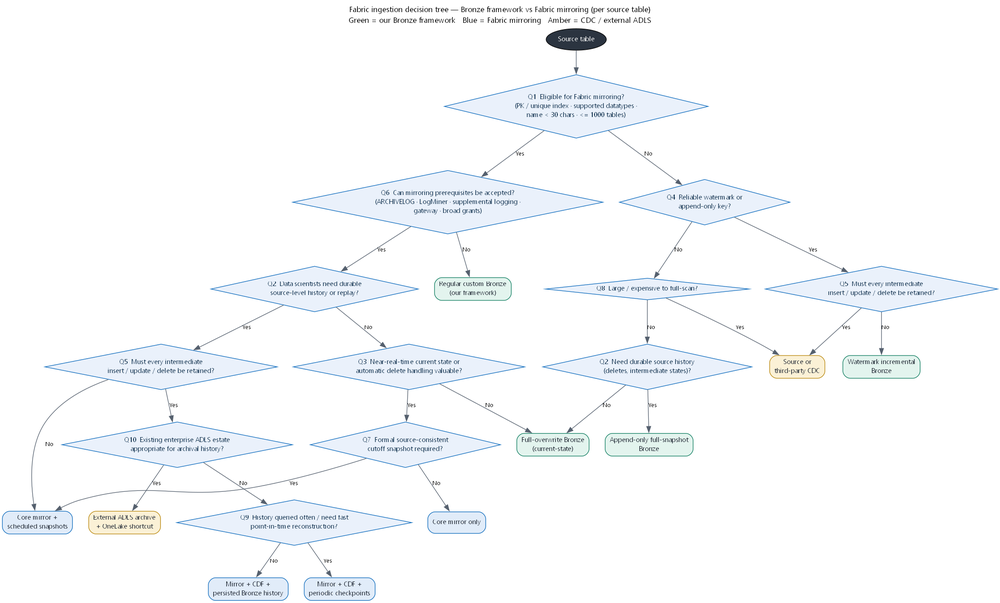
#> input picture milestone-guide/ingestion-bronze-vs-mirroring/fabric_ingestion_decision_tree.png, 1000 x 603 px, shrunk from 2232 x 1345 before the run
$ python -i md_to_docx.py   (imports and definitions only)
#> lines starting #> are read from the running program, lines starting #| are printed output that depends on the picture
"""Generic Markdown -> .docx converter (no pandoc needed). Handles headings, paragraphs with
**bold** / `inline code` / [links](url), bullet lists, fenced code blocks, tables, and rules.

    python md_to_docx.py GOVERNANCE_SECURITY.md   # -> GOVERNANCE_SECURITY.docx
"""
import base64
import io
import re
import sys
from pathlib import Path

from docx import Document
from docx.shared import Pt, RGBColor, Inches
from docx.enum.text import WD_ALIGN_PARAGRAPH

MONO = "Consolas"
# [1 line that did not run here, left out]
# [1 line that did not run here, left out]
MERMAID_INIT = "%%{init: {'theme':'neutral'}}%%\n"
_INLINE = re.compile(r"(\*\*.+?\*\*|`[^`]+`|\[[^\]]+\]\([^)]+\))")


def render_mermaid(src):
    """Render mermaid text -> PNG bytes flattened onto white. Prefer kroki (PNG),
    fall back to mermaid.ink. Returns None if neither is reachable."""
    import requests
    from PIL import Image
    body = MERMAID_INIT + src
    raw = None
    try:
        r = requests.post("https://kroki.io/mermaid/png", json={"diagram_source": body}, timeout=40)
        r.raise_for_status()
        raw = r.content
    except Exception as e:
        print(f"  kroki unavailable ({e}); using mermaid.ink")
        try:
            b = base64.urlsafe_b64encode(body.encode()).decode()
            r = requests.get("https://mermaid.ink/img/" + b, timeout=40)
            r.raise_for_status()
            raw = r.content
        except Exception as e2:
            print(f"  mermaid.ink unavailable ({e2}); leaving diagram as text")
            return None
    img = Image.open(io.BytesIO(raw)).convert("RGBA")
    bg = Image.new("RGBA", img.size, (255, 255, 255, 255))
    flat = Image.alpha_composite(bg, img).convert("RGB")
    buf = io.BytesIO()
    flat.save(buf, "PNG")
    buf.seek(0)
    return buf


# [101 lines left out: functions _runs, _cell, convert, not called in this run]


# [2 lines not run here, left out]

>>> import cv2
>>> picture = cv2.imread('../../milestone-guide/ingestion-bronze-vs-mirroring/fabric_ingestion_decision_tree.png', cv2.IMREAD_GRAYSCALE)
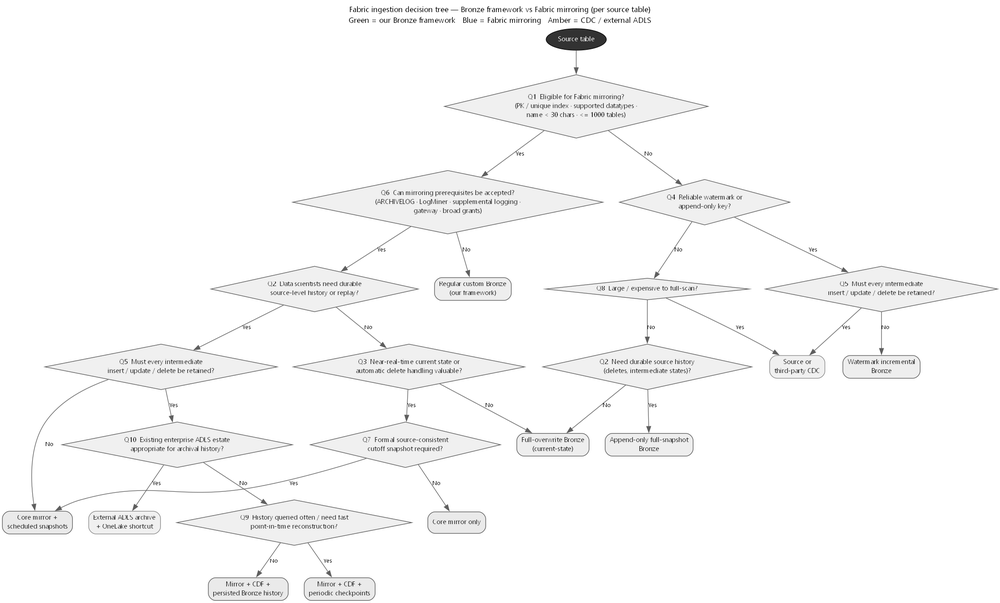
#> picture: shape (603, 1000); min 4, max 255, mean 249.1
#> (the run stopped early here; a loop or call above may not have finished)
